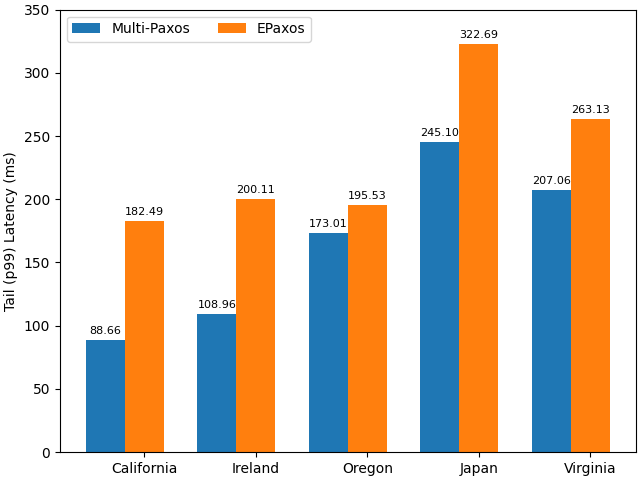

This figure's Python source:
import matplotlib
matplotlib.use('Agg')
import matplotlib.pyplot as plt
import numpy as np

regions = ("California", "Ireland", "Oregon", "Japan", "Virginia")

p99_lat = {
    'Multi-Paxos': (88.66478466000001, 108.96086975, 173.00932554, 245.10250821000002, 207.05603908),
    'EPaxos': (182.48833858, 200.11479518, 195.53380235, 322.69384995, 263.12991139)
}

x = np.arange(len(regions))  # the label locations
width = 0.35  # the width of the bars
multiplier = 0

fig, ax = plt.subplots(layout='constrained')

for attribute, measurement in p99_lat.items():
    offset = width * multiplier
    rects = ax.bar(x + offset, measurement, width, label=attribute)
    ax.bar_label(rects, padding=3, fontsize=8, label_type='edge', fmt="%.2f")
    multiplier += 1

# Add some text for labels, title and custom x-axis tick labels, etc.
ax.set_ylabel('Tail (p99) Latency (ms)')
# ax.set_title('Penguin attributes by species')
ax.set_xticks(x + width, regions)
ax.legend(loc='upper left', ncols=3)
ax.set_ylim(0, 350)

plt.savefig("tail_latency.png")